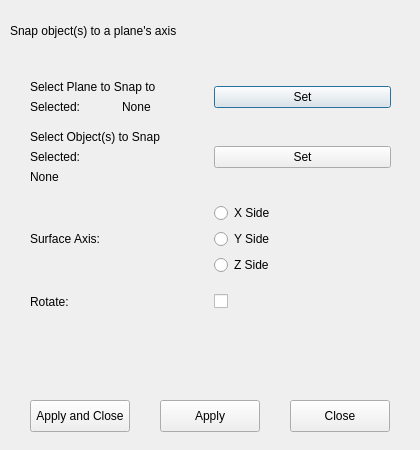
<?xml version="1.0" encoding="UTF-8"?>
<ui version="4.0">
 <class>Dialog</class>
 <widget class="QDialog" name="Dialog">
  <property name="geometry">
   <rect>
    <x>0</x>
    <y>0</y>
    <width>420</width>
    <height>450</height>
   </rect>
  </property>
  <property name="windowTitle">
   <string>Dialog</string>
  </property>  
  <widget class="QLabel" name="label_1">
   <property name="geometry">
    <rect>
     <x>10</x>
     <y>20</y>
     <width>581</width>
     <height>21</height>
    </rect>
   </property>
   <property name="text">
    <string>Snap object(s) to a plane's axis</string>
   </property>
  </widget>
  <widget class="QLabel" name="label_8">
   <property name="geometry">
    <rect>
     <x>10</x>
     <y>40</y>
     <width>331</width>
     <height>16</height>
    </rect>
   </property>
  </widget>  
  <widget class="QWidget" name="gridLayoutWidget">
   <property name="geometry">
    <rect>
     <x>30</x>
     <y>80</y>
     <width>361</width>
     <height>479</height>
    </rect>
   </property>
   <layout class="QGridLayout" name="gridLayout">
    <item row="4" column="1">
    </item>
    <item row="8" column="1">
     <layout class="QGridLayout" name="gridLayout_4">
      <item row="2" column="0">
       <widget class="QRadioButton" name="x_radio">
        <property name="text">
         <string>X Side</string>
        </property>
       </widget>
      </item>
      <item row="5" column="0">
       <widget class="QRadioButton" name="y_radio">
        <property name="text">
         <string>Y Side</string>
        </property>
       </widget>
      </item>
      <item row="6" column="0">
       <widget class="QRadioButton" name="z_radio">
        <property name="text">
         <string>Z Side</string>
        </property>
       </widget>
      </item>
     </layout>
    </item>
    <item row="9" column="1">
    </item>
    <item row="10" column="1">
     <widget class="QCheckBox" name="rotate_checkbox">
      <property name="text">
       <string></string>
      </property>
     </widget>
    </item>
    <item row="0" column="1">
     <widget class="QPushButton" name="center_button">
      <property name="text">
       <string>Set</string>
      </property>
     </widget>
    </item>
    <item row="2" column="0">
     <layout class="QVBoxLayout" name="verticalLayout_4">
      <item>
       <widget class="QLabel" name="label_2">
        <property name="text">
         <string>Select Object(s) to Snap</string>
        </property>
       </widget>
      </item>
      <item>
       <layout class="QHBoxLayout" name="horizontalLayout_6">
        <item>
         <widget class="QLabel" name="label_13">
          <property name="text">
           <string>Selected:</string>
          </property>
        <property name="maximumSize">
         <size>
          <width>16777215</width>
          <height>16777215</height>
         </size>
        </property>
         </widget>
        </item>
       </layout>
      </item>
      <item>
       <widget class="QLabel" name="outer_objs">
        <property name="sizePolicy">
        </property>
        <property name="text">
         <string>None</string>
        </property>
        <property name="wordWrap">
         <bool>true</bool>
        </property>
       </widget>
      </item>
     </layout>
    </item>
    <item row="11" column="0">
     <widget class="QLabel" name="warnings">
      <property name="text">
       <string/>
      </property>
     </widget>
    </item>
    <item row="12" column="0">
     <widget class="QLabel" >
      <property name="text">
       <string/>
      </property>
     </widget>
    </item>
    <item row="1" column="0">
     <spacer name="verticalSpacer_2">
      <property name="orientation">
       <enum>Qt::Vertical</enum>
      </property>
      <property name="sizeType">
       <enum>QSizePolicy::Fixed</enum>
      </property>
      <property name="sizeHint" stdset="0">
       <size>
        <width>10</width>
        <height>10</height>
       </size>
      </property>
     </spacer>
    </item>
    <item row="0" column="0">
     <layout class="QVBoxLayout" name="verticalLayout_2">
      <item>
       <widget class="QLabel" name="label">
        <property name="text">
         <string>Select Plane to Snap to</string>
        </property>
       </widget>
      </item>
      <item>
       <layout class="QHBoxLayout" name="horizontalLayout_4">
        <item>
         <widget class="QLabel" name="label_11">
          <property name="text">
           <string>Selected:</string>
          </property>
        <property name="maximumSize">
         <size>
          <width>16777215</width>
          <height>16777215</height>
         </size>
        </property>
         </widget>
        </item>
        <item>
         <widget class="QLabel" name="center_objs">
          <property name="text">
           <string>None</string>
          </property>
          <property name="wordWrap">
           <bool>true</bool>
          </property>
         </widget>
        </item>
       </layout>
      </item>
     </layout>
    </item>
    <item row="4" column="0">
    </item>
    <item row="12" column="0">
     <layout class="QGridLayout" name="gridLayout_3">
      <item row="2" column="0">
      </item>
     </layout>
    </item>
    <item row="8" column="0">
     <widget class="QLabel" name="label_5">
      <property name="text">
       <string>Surface Axis:</string>
      </property>
     </widget>
    </item>
    <item row="7" column="1">
    </item>
    <item row="6" column="1">
    </item>
    <item row="2" column="1">
     <widget class="QPushButton" name="outer_button">
      <property name="text">
       <string>Set</string>
      </property>
     </widget>
    </item>
    <item row="10" column="0">
     <widget class="QLabel" name="label_5">
      <property name="text">
       <string>Rotate:</string>
      </property>
     </widget>
    </item>
    <item row="3" column="0">
     <spacer name="verticalSpacer_3">
      <property name="orientation">
       <enum>Qt::Vertical</enum>
      </property>
      <property name="sizeType">
       <enum>QSizePolicy::Fixed</enum>
      </property>
      <property name="sizeHint" stdset="0">
       <size>
        <width>13</width>
        <height>13</height>
       </size>
      </property>
     </spacer>
    </item>
    <item row="9" column="0">
     <spacer name="verticalSpacer_3">
      <property name="orientation">
       <enum>Qt::Vertical</enum>
      </property>
      <property name="sizeType">
       <enum>QSizePolicy::Fixed</enum>
      </property>
      <property name="sizeHint" stdset="0">
       <size>
        <width>13</width>
        <height>13</height>
       </size>
      </property>
     </spacer>
    </item>
   </layout>
  </widget>
  <widget class="QPushButton" name="applyAndClose_button">
   <property name="geometry">
    <rect>
     <x>30</x>
     <y>400</y>
     <width>100</width>
     <height>32</height>
    </rect>
   </property>
   <property name="text">
    <string>Apply and Close</string>
   </property>
  </widget>
  <widget class="QPushButton" name="apply_button">
   <property name="geometry">
    <rect>
     <x>160</x>
     <y>400</y>
     <width>100</width>
     <height>32</height>
    </rect>
   </property>
   <property name="text">
    <string>Apply</string>
   </property>
  </widget>
  <widget class="QPushButton" name="close_button">
   <property name="geometry">
    <rect>
     <x>290</x>
     <y>400</y>
     <width>100</width>
     <height>32</height>
    </rect>
   </property>
   <property name="text">
    <string>Close</string>
   </property>
  </widget>
 </widget>
 <resources/>
 <connections/>
</ui>
